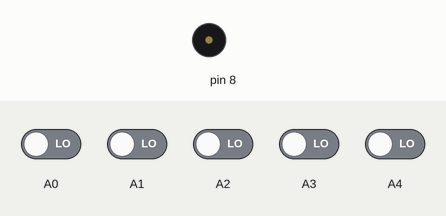
This sketch was run on a simulated Arduino Uno, built with avr-gcc and run on an emulated ATmega328P. Parts: buzzer (waves = sounding). The inputs (shaded band) are chosen by the test bench; at power-on: A0–4 LOW.

Above: at 1.2 s.
1.3 s: A0 driven HIGH
At 1.6 s:
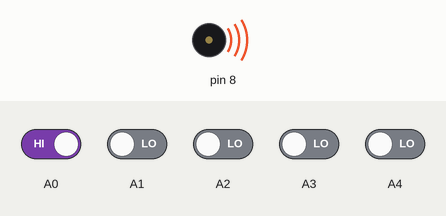
Timing chart, 0 to 4.3 s (numbered marks = the images above; inputs shaded):
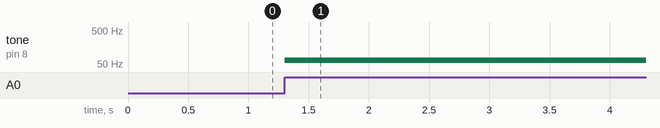

Measured:
- after the input at 1.3 s, tone on pin 8: silent → 65 Hz at once

The sketch:

niveau_1.ino
```cpp
/* MISSION:
 *  - Jouer un son avec le Grove - buzzer quand on appuie sur un bouton pressoir.
 *  - Pouvoir Jouer plusieurs note (octave) avec plusieurs boutons pressoir.
 *  --------------------------------
 *  Vincent Marais Paul Rallet
 *  github: https://github.com/Betawolfy
 *  --------------------------------
 *  NOTES TECHNIQUES:
 *  le Grove - Buzzer doit être connecté sur le port D8.
 *  Les boutons pressoirs qui jouent des notes doivent être connectés sur A0, A1, A2, A3 et A4.
 */

int pos = 0;

void setup() // Procédure d'initialisation.
{
  pinMode(A0, INPUT);
  pinMode(8, OUTPUT);
  pinMode(A1, INPUT);
  pinMode(A2, INPUT);
  pinMode(A3, INPUT);
  pinMode(A4, INPUT);
}

void loop() // boucle infinie
{
  // Si le bouton A0 est poussé
  if (digitalRead(A0) == HIGH) {
    tone(8, 65.41, 100); // jouer son 57 (A4 = 440 Hz)
  }
  // Si le bouton A1 est poussé
  if (digitalRead(A1) == HIGH) {
    tone(8, 73.42, 100); // jouer son 59 (B4 = 494 Hz)
  }
  // Si le bouton A2 est poussé
  if (digitalRead(A2) == HIGH) {
    tone(8, 82.41, 100); // jouer son 60 (C5 = 523 Hz)
  }
  // Si le bouton A3 est poussé
  if (digitalRead(A3) == HIGH) {
    tone(8, 98, 100); // jouer son 62 (D5 = 587 Hz)
  }
  // Si le bouton A4 est poussé
  if (digitalRead(A4) == HIGH) {
    tone(8, 110, 100); // jouer son 63 (D#5 = 622 Hz)
  }
  delay(10); // Delay a little bit to improve simulation performance
}
```
